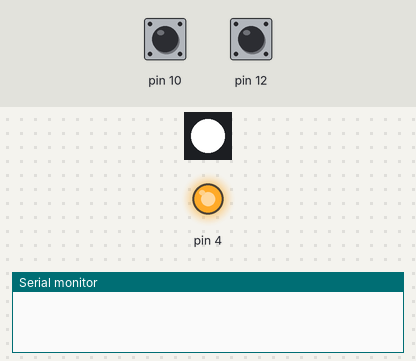
A sketch run on a simulated Arduino Pro Mini, built with avr-gcc and run on an emulated ATmega328P. On the bench: 1 RGB LEDs in strip order, left to right, output pins drawn as LEDs (lit = HIGH), the last lines printed to the serial monitor. The test bench sets the inputs (shaded band); at power-on: pin 12 HIGH, pin 10 HIGH. Dim RGB values are drawn brighter than linear.

Above: at 1.2 s.
1.3 s: pin 12 pulled LOW for 3.2 s
At 3.9 s:
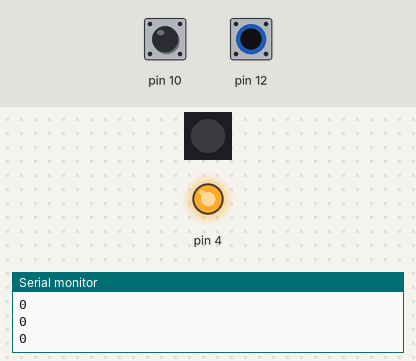
6.0 s: pin 10 pulled LOW for 1 s
At 6.18 s:
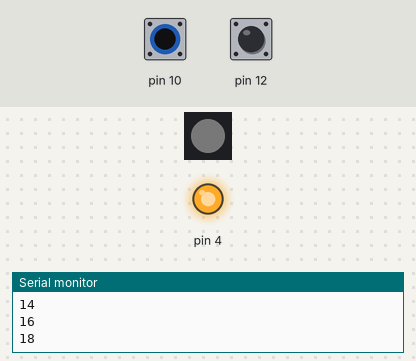
8.5 s: pin 10 pulled LOW for 0.15 s
At 9.5 s:
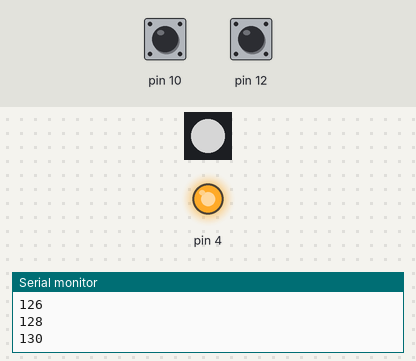
10.1 s: pin 12 pulled LOW for 0.15 s
At 11.7 s:
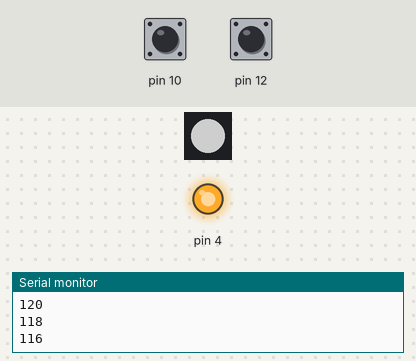
Timing chart, 0 to 13.2 s (numbered marks = the images above; inputs shaded):
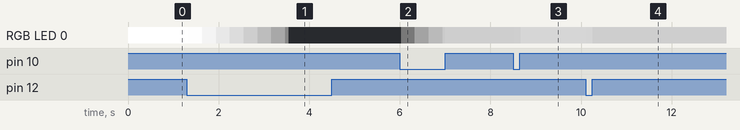

Measured:
- after the input at 1.3 s, RGB LED 0: RGB(255, 255, 255) → RGB(253, 253, 253) at once, → RGB(219, 219, 219) 0.31 s later, → RGB(183, 183, 183) 0.30 s later, → RGB(149, 149, 149) 0.31 s later, … (9 changes in this stretch)
- after the input at 8.5 s, RGB LED 0: RGB(114, 114, 114) → RGB(116, 116, 116) at once, → RGB(132, 132, 132) 0.14 s later
- after the input at 10.1 s, RGB LED 0: RGB(132, 132, 132) → RGB(130, 130, 130) at once, → RGB(114, 114, 114) 0.14 s later

The sketch:

Ring_v01_firmware_brightnesschange.ino
```cpp
/*
  3DRing Firmware. Change Brightness Version
  Using SparkFun "GPS Breakout Board" https://www.sparkfun.com/products/11818 Swap wires Rx with Tx on Small cable. Pin 6 of the GPS breakout Board goes to Ground on the 3.3V FTDI ( https://www.sparkfun.com/products/9873 )
  To swap Rx/Tx, swap wires 2 and 3 in reference to the GPS breakout.

  Libraries included in zip go in your Arduino/libraries location. Just drag the whole folder into it.
  Make sure the Arduino program is set to "Arduino Pro or Pro mini (3.3V 8Mhz)" in Tools/Board.
 */
#include <IRremote.h>
#include <Adafruit_NeoPixel.h>
#include <CapacitiveSensor.h>

int RECV_PIN = 5;
#define PIN 2


IRrecv irrecv(RECV_PIN);
IRsend irsend;
Adafruit_NeoPixel strip = Adafruit_NeoPixel(1, PIN, NEO_GRB + NEO_KHZ800);
decode_results results;
CapacitiveSensor   cs_9_10 = CapacitiveSensor(9, 10);
CapacitiveSensor   cs_11_12 = CapacitiveSensor(11, 12);
int R, G, B = 150;
uint16_t RH, GH, BH = 150;
int x = 255;
int lights = -1;
int lightdir = -1;
int lastlightdir = 1;
void setup()
{
  pinMode(4, OUTPUT);
  digitalWrite(4, HIGH);
  Serial.begin(9600);
  strip.begin();
  strip.show();
  // Start the receiver


}

void loop() {
  long start = millis();
  long total1 =  cs_9_10.capacitiveSensor(30);
  long total2 =  cs_11_12.capacitiveSensor(30);

  //Serial.print(millis() - start);        // check on performance in milliseconds
  //Serial.print("\t");                    // tab character for debug windown spacing

  //Serial.print(total1);                  // print sensor output 1
  //Serial.print("\t");
  //Serial.println(total2);

  colorWipe(strip.Color(x, x, x), 10);
  //strip.setPixelColor(1, 0xFF,0xFF,0xFF);
  //strip.show();
  //delay(100);
  if (total1 > 50){
  //for (int i = 0; i < 3; i++) {
    //irsend.sendSony(0xb20, 12); // Sony TV power code
    Serial.println(x);
    if (x<255){
    x += 2;
    }
    //colorWipe(strip.Color(255, 0, 0), 10);
    delay(1);
    //strip.Color(255,255,255);
    //if (lights == -1){
   // x = 255;
    //}
    //else {
    // x = 0;
   // }
  //}
  }
  if (total2 > 50){
  //for (int i = 0; i < 3; i++) {
    //irsend.sendSony(0x000, 12);
    Serial.println(x);
    //Serial.println(lightdir);
    if (x>0){
    x = x - 2;
    }
    if (x<0){
      x = 0;
    }
      //if (x > 100 && x < 256){
      //x = x - 1;
      //}
      //if (x < 100 && x > -1){
      //x = x + 1;
      //}


    //lastlightdir = lightdir;

    //colorWipe(strip.Color(0, 255, 0), 10);
    delay(1);

  //}
  }
  irrecv.enableIRIn();
  if (irrecv.decode(&results)) {
    Serial.println(results.value, HEX);
    if (results.value == 0x1E110) {
      RH++;
      Serial.println("Adding Red");

    }
    //RH = String(R, HEX);
    //BH = String(B, HEX);
    //GH = String(G, HEX);


    irrecv.resume(); // Receive the next value

  }


}


void rainbowCycle(uint8_t wait) {
  uint16_t i, j;

  for(j=0; j<256*5; j++) { // 5 cycles of all colors on wheel
    for(i=0; i< strip.numPixels(); i++) {
      strip.setPixelColor(i, Wheel(((i * 256 / strip.numPixels()) + j) & 255));
    }
    strip.show();
    delay(wait);
  }
}

void colorWipe(uint32_t c, uint8_t wait) {
  for(uint16_t i=0; i<strip.numPixels(); i++) {
      strip.setPixelColor(i, c);
      strip.show();
      delay(wait);
  }
}


uint32_t Wheel(byte WheelPos) {
  if(WheelPos < 85) {
   return strip.Color(WheelPos * 3, 255 - WheelPos * 3, 0);
  } else if(WheelPos < 170) {
   WheelPos -= 85;
   return strip.Color(255 - WheelPos * 3, 0, WheelPos * 3);
  } else {
   WheelPos -= 170;
   return strip.Color(0, WheelPos * 3, 255 - WheelPos * 3);
  }
}
```
